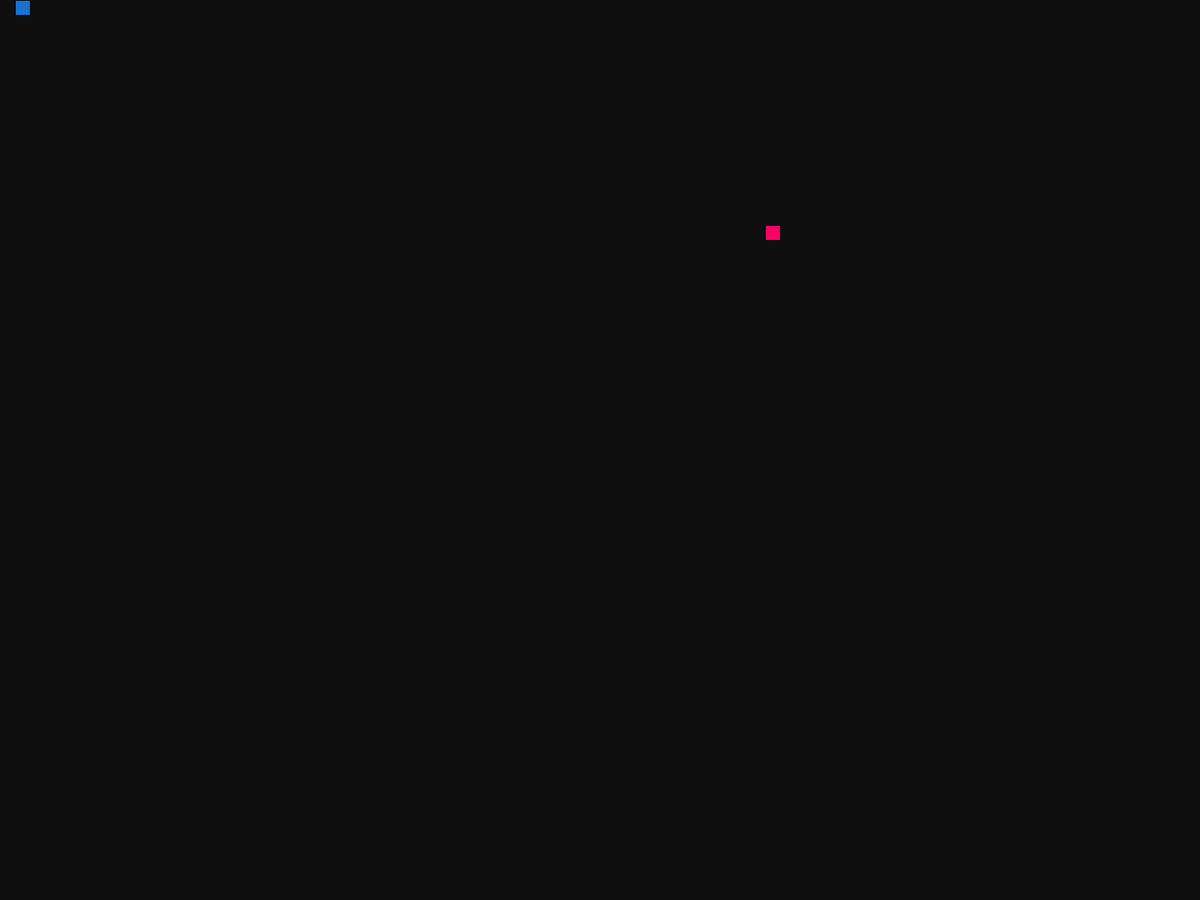
Frame 1 (no input)
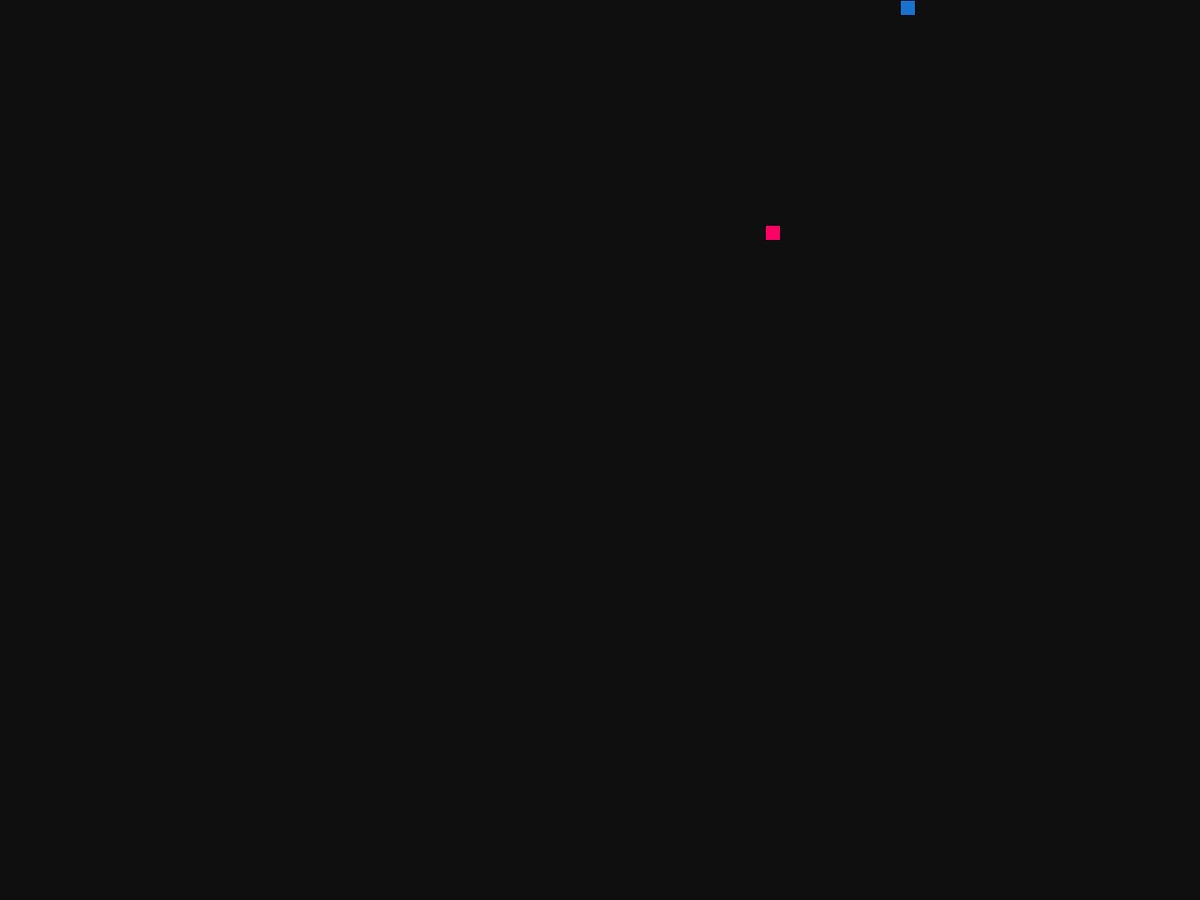
Frame 60 (the mouse pressed at the canvas centre just before this capture)
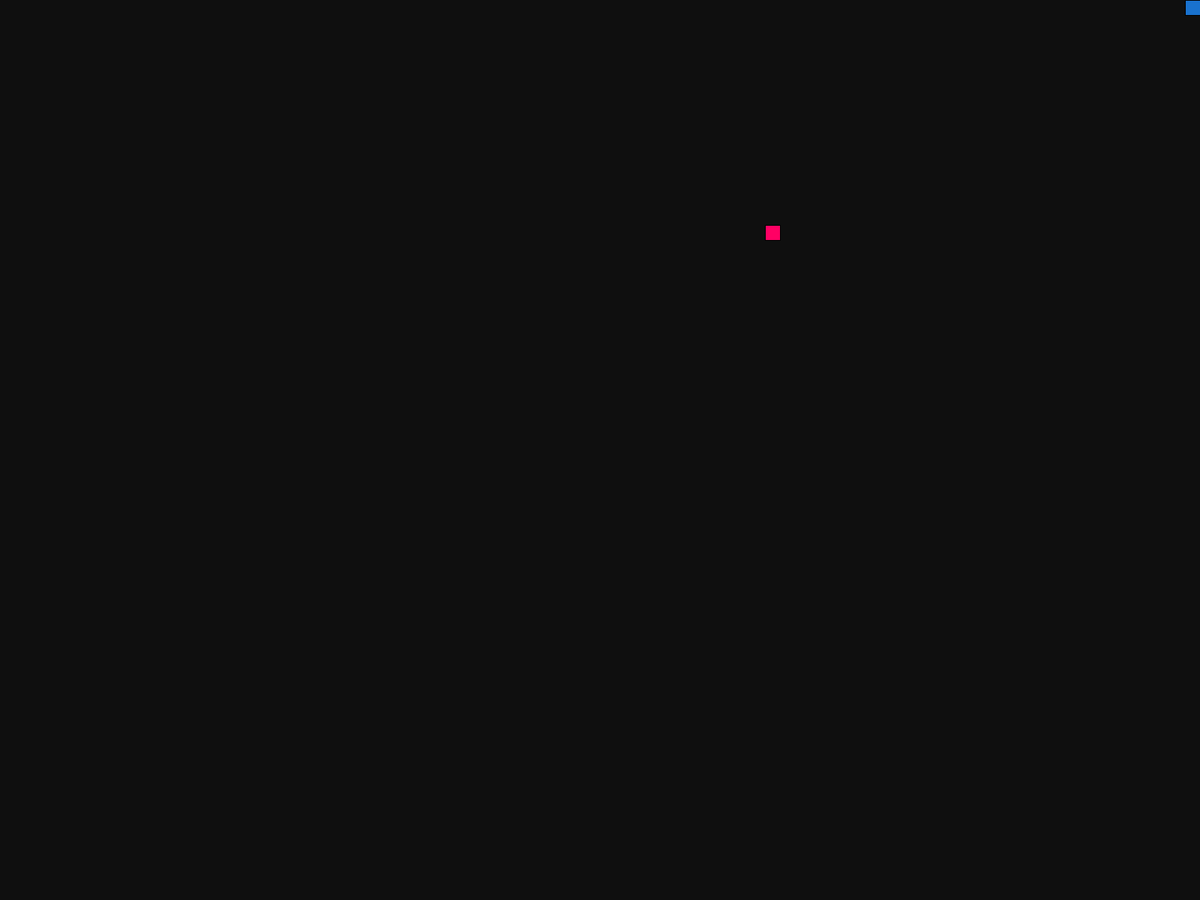
Frame 120 (the mouse held since frame 60 and released just before this capture)

The Processing sketch that drew these frames (run headless with seeded random() and noise(); from frame 60 on, the mouse is pressed at the canvas centre):

// Processing sketch: Snake_Game
// ── Snake_Game.pde
Snake s;
int scl = 20;
int frame = 7;

PVector food;

void setup() {
  fullScreen();
  s = new Snake();

  pickLocation();
}


void pickLocation() {
  int cols = width/scl;
  int rows = height/scl;
  food = new PVector(floor(random(cols)), floor(random(rows)));
  food.mult(scl);
}


void mousePressed() {
  s.total++;
}


void draw() {

  fill(255);
  textSize(30);
  text(s.total, width/2, height/2);

  background(15);
  frameRate(frame);
  if (s.eat(food)) {
    pickLocation();
  }
  s.death();
  s.update();
  s.show();


  fill(255, 0, 100);
  rect(food.x, food.y, scl, scl);
}
void keyPressed() {
  if (keyCode == UP) {
    s.dir(0, -1);
  } else if (keyCode == DOWN) {
    s.dir(0, 1);
  } else if (keyCode == RIGHT) {
    s.dir(1, 0);
  } else if (keyCode == LEFT) {
    s.dir(-1, 0);
  }

  if (key == '+') {
    if (frame<20) {
      frame++;
    }
  } else if (key == '-') {
    if (frame>1)
      frame--;
  }
}  

// ── Snake.pde
class Snake {
  float x = 0;
  float y = 0;
  float xspeed = 1;
  float yspeed = 0;
  int total = 0;
  ArrayList<PVector> tail = new ArrayList<PVector>();

  Snake() {
  }

  boolean eat(PVector pos) {
    float d = dist(x, y, pos.x, pos.y);
    if (d < 1) {

      total++;
      

      return true;
    } else {

      return false;
    }
  }


  void dir(float x, float y) {
    xspeed = x;
    yspeed = y;
  }

  void death() {
    for (int i = 0; i < tail.size(); i++) {
      PVector pos = tail.get(i);
      float d = dist(x, y, pos.x, pos.y);
      if (d < 1) {
        println("starting over");
        total = 0;
        tail.clear();
      }
    }
  }

  void update() {
    //println(total + " " + tail.size());
    if (total > 0) {
      if (total == tail.size() && !tail.isEmpty()) {
        tail.remove(0);
      }
      tail.add(new PVector(x, y));
    }


    x = x + xspeed*scl;
    y = y + yspeed*scl;

    x = constrain(x, 0, width-scl);
    y = constrain(y, 0, height-scl);
  }

  void show() {
    fill(255);
    for (PVector v : tail) {
      rect(v.x, v.y, scl, scl);
    }
    fill(25, 114, 206);//
    rect(x, y, scl, scl);
  }
}
